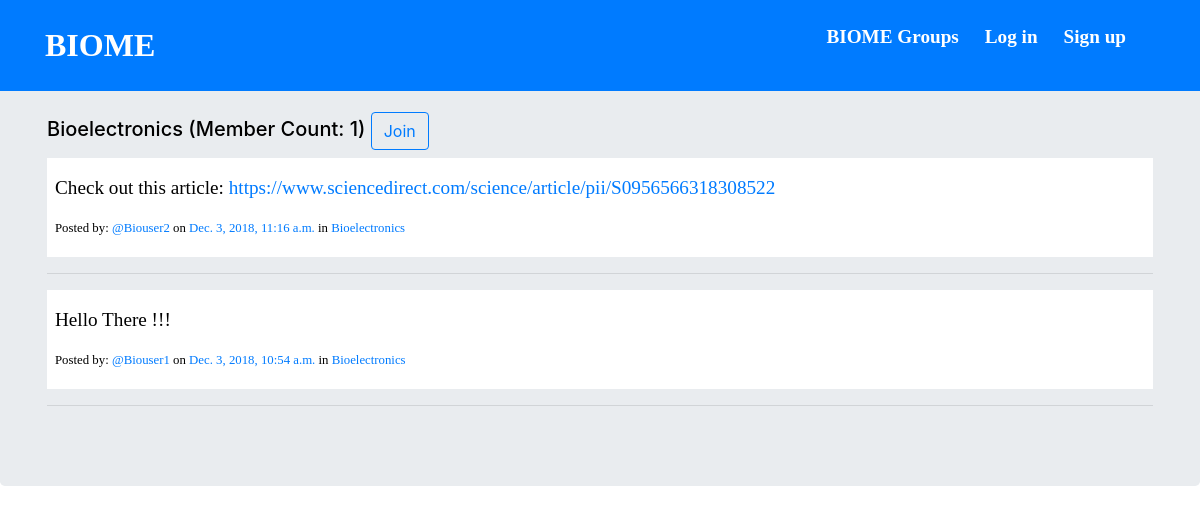
The page /posts/posts/in/bioelectronics/ on the database its author committed.
### Groups/models.py (models this page shows, shortened)
class Group(models.Model):
    name = models.CharField(max_length=255, unique=True)
    slug = models.SlugField(allow_unicode=True, unique=True)
    description = models.TextField(blank=True, default='')
    description_html = models.TextField(editable=False, default='', blank=True)
    members = models.ManyToManyField(User,through="GroupMember")
    class Meta:
        ordering = ["name"]

### posts/models.py (models this page shows, shortened)
class Post(models.Model):
    user = models.ForeignKey(User, related_name="posts",on_delete=models.CASCADE)
    created_at = models.DateTimeField(auto_now=True)
    message = models.TextField()
    message_html = models.TextField(editable=False)
    group = models.ForeignKey(Group, related_name="posts",null=True, blank=True,on_delete=models.CASCADE)
    class Meta:
        ordering = ["-created_at"]
        unique_together = ["user", "message"]

### posts/views.py (the view)
# urls.py: url(r"^posts/in/(?P<slug>[-\w]+)/$",views.SingleGroup.as_view(),name="single"),
class SingleGroup(generic.DetailView):
    model = Group

### Groups/templates/Groups/group_detail.html (shortened to what this page needs)
{% extends "Groups/group_base.html" %}
{% block pregroup %}
<div class="container">
	<h5>{{group.name}} (Member Count: {{group.members.count}})<span>
		{% if user in group.members.all %}
			<a href="{% url 'Groups:leave' slug=group.slug %}" class="btn btn-outline-primary"><span class="glyphicon glyphicon-remove-circle"></span> Leave</a>
		{% else %}
			<a href="{% url 'Groups:join' slug=group.slug %}" class="btn btn-outline-primary"> Join</a>
		{% endif %}
	</span>
	</h5>
</div>
{% endblock %}
{% block group_content %}
<div class="col-md-12">
	{% if group.posts.count == 0 %}
	<h2>No posts in this group yet!</h2>
	{% else %}
		{% for post in group.posts.all %}
			{% include "posts/_post.html" %}
		{% endfor %}
	{% endif %}
</div>
{% endblock %}

### posts/templates/posts/_post.html (shortened to what this page needs)
<form class="textfield">
	<div class="post_media">{{ post.message_html|safe }}</div>
	<div class="media-body">Posted by: <span class="username"><a href="{% url 'posts:for_user' username=post.user.username %}">@{{ post.user.username }}</a></span> on <time class="time"><a href="{% url 'posts:single' username=post.user.username pk=post.pk %}">{{ post.created_at }}</a></time>
				{% if post.group %} <span class="group-name2">in<a href="{% url 'posts:single1' slug=post.group.slug %}"> {{ post.group.name }}</a></span>
				{% endif %}
	<span class="media-footer">
	</span></div>
</form>
<hr />

### Static/Biome/css/master.css (style rules this page uses)
body { padding-top: 3em; color:black; position: relative; }
.post_media { font-size: 1.2em; font-family: "DTLProkyonST"; }
form { padding-left:0.5em; padding-top:1.0em; padding-right:1.0em; }
.media-body { font-size: 0.8em; font-family: "DTLProkyonST"; padding-bottom:1.5em; }
.media-footer { font-family: "DTLProkyonST"; padding-left:0.5em; }
.textfield { background-color: white }

### rows shown on the page
Group: name "Bioelectronics", members.count "1"
Post: message_html "Check out this article: https://www.sciencedirect.com/science/article/pii/S0956566318308522", user.username "Biouser2", created_at "Dec. 3, 2018, 11:16 a.m.", group.name "Bioelectronics"
Post: message_html "Hello There !!!", user.username "Biouser1", created_at "Dec. 3, 2018, 10:54 a.m.", group.name "Bioelectronics"
